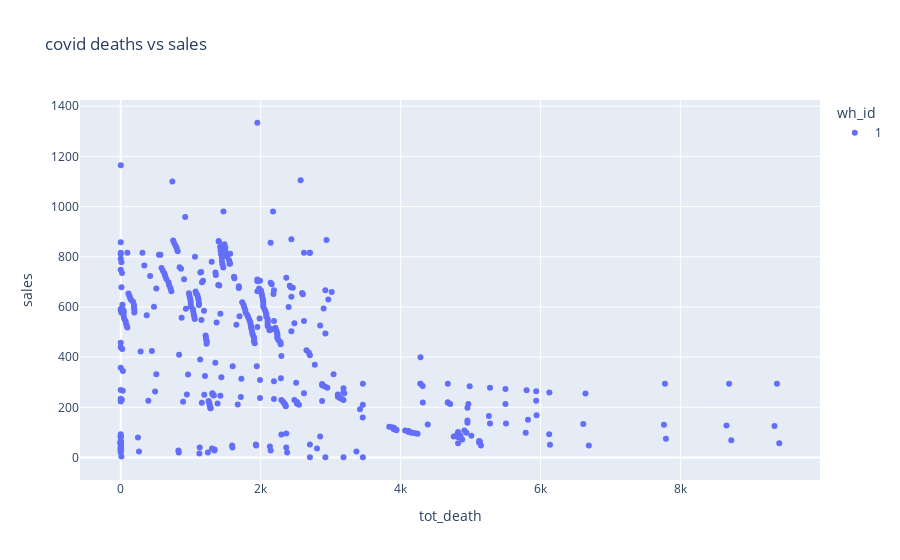

The notebook cell this image was saved under:
### Code cell
px.scatter(cov[cov.wh_id==1], x="tot_death", y="sales",
                 title='covid deaths vs sales',color='wh_id')

### Figure 1 — Plotly figure (JSON) as saved in the notebook; plotly's stock layout.template omitted (floating-point values rounded to 4 significant figures; data arrays with more than 128 entries replaced by an {"elided": "..."} marker saying what was removed)
{"data": [{"hovertemplate": "wh_id=1<br>tot_death=%{x}<br>sales=%{y}<extra></extra>", "legendgroup": "1", "marker": {"color": "#636efa", "symbol": "circle"}, "mode": "markers", "name": "1", "orientation": "v", "showlegend": true, "type": "scatter", "x": {"elided": "420 int values"}, "xaxis": "x", "y": {"elided": "420 int values"}, "yaxis": "y"}], "layout": {"autosize": true, "legend": {"title": {"text": "wh_id"}, "tracegroupgap": 0}, "title": {"text": "covid deaths vs sales"}, "xaxis": {"anchor": "y", "autorange": true, "domain": [0, 1], "range": [-567.5, 9980.0], "title": {"text": "tot_death"}, "type": "linear"}, "yaxis": {"anchor": "x", "autorange": true, "domain": [0, 1], "range": [-109.0, 1444.0], "title": {"text": "sales"}, "type": "linear"}}}
